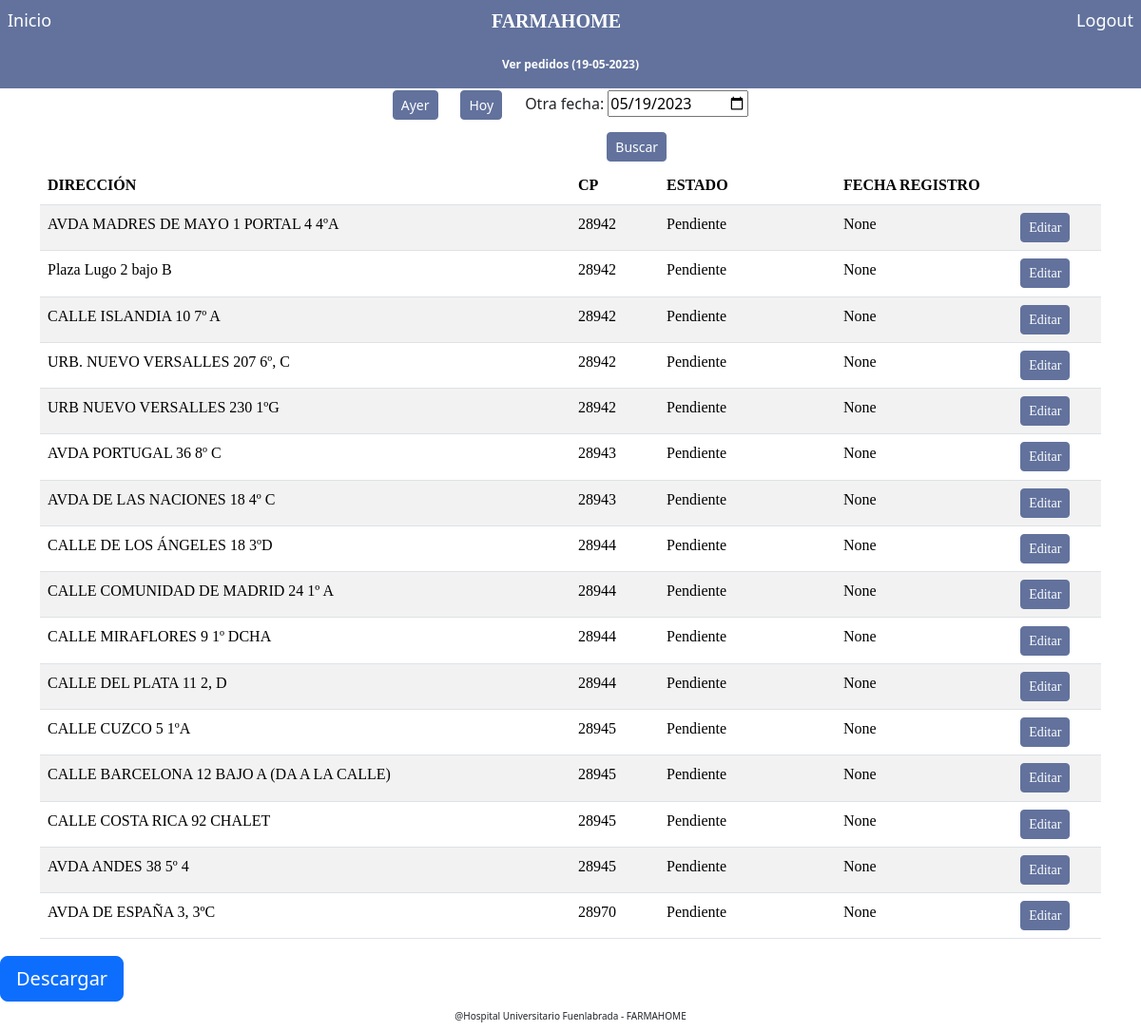
Page /ver_pedidos/hoy (signed in) on the earlier database version.
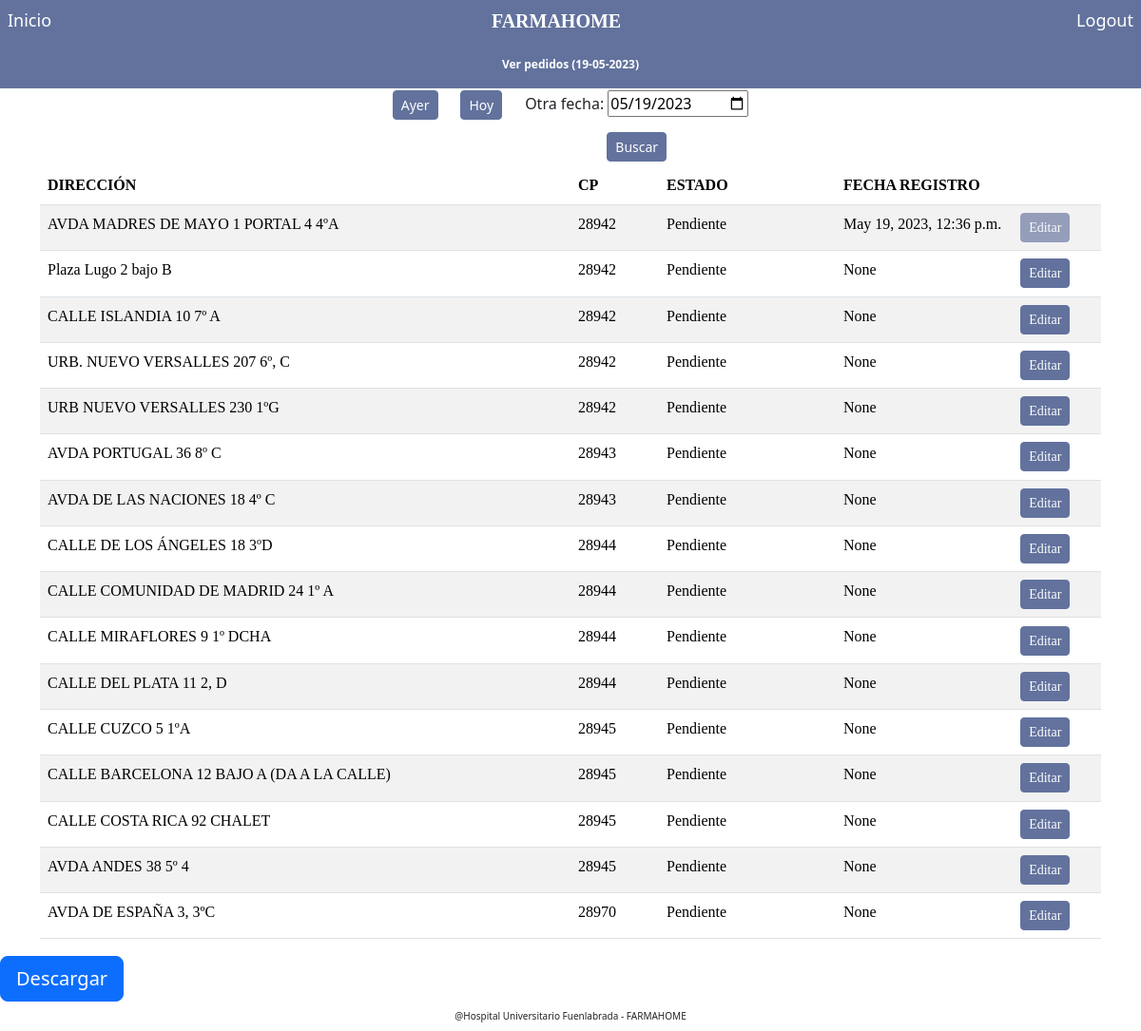
Same page on the later database version.
### FARMAHOME/models.py (models this page shows, shortened)
class DatoReparto(models.Model):
    fecha_cita = models.DateTimeField(('CITA'))
    codigo_postal = models.PositiveBigIntegerField(('CÓDIGO POSTAL'))
    direccion = models.CharField(('DIRECCIÓN'), max_length=200)
    nhc = models.CharField(('NHC'), max_length=10)
    movil = models.PositiveBigIntegerField(('MÓVIL'))
    agenda_cita = models.CharField(('AGENDA'), max_length=30, blank = True, null = True)
    estado_entrega = models.CharField(('ESTADO'), max_length=100, blank = True, null = True)
    DNI = models.CharField(('DNI'), max_length=9, blank = True, null = True)
    incidencias = models.CharField(('INCIDENCIAS'), max_length=200,  blank = True, null = True)
    fecha_registro = models.DateTimeField(blank=True, null=True)
    usuario_registro = models.CharField(('USUARIO'), max_length=100, blank = True, null = True)
    class Meta:
        permissions = (('can_download_data', 'Can download data.'),
                       ('can_upload_data','Can upload data.'),
                       ('can_register_data','Can register data.'),)

### FARMAHOME/views.py (the view)
# urls.py: path('ver_pedidos/<str:fecha>', views.ver_pedidos, name='ver_pedidos'),
@login_required
def ver_pedidos(request,fecha=timezone.now().date()):
    if request.method == 'POST':
        form = FormularioBusquedaEntregas(request.POST)
        if form.is_valid():
            fecha = request.POST.get('fecha', False)
            fecha_busqueda = datetime.strptime(fecha,'%Y-%m-%d').date()
    else:
        if fecha == 'hoy':
            fecha_busqueda = timezone.now().date()
        elif fecha == 'ayer': fecha_busqueda = timezone.now().date() - timedelta(days=1)
        else: fecha_busqueda = fecha
        form = FormularioBusquedaEntregas(initial={'fecha':fecha_busqueda})
    todos_pedidos = DatoReparto.objects.filter(fecha_cita__date=fecha_busqueda)
    context = {'todos_pedidos': todos_pedidos,
               'fecha_actual': timezone.now().date(),
               'fecha_busqueda':fecha_busqueda.strftime('%d-%m-%Y'),
               'form':form}
    return render(request, "FARMAHOME/ver_pedidos.html", context=context )

### FARMAHOME/forms.py
class FormularioBusquedaEntregas(forms.Form):
    class DateInput(forms.DateInput):
        input_type = 'date'
    fecha = forms.DateField(widget=DateInput,
                            label='Otra fecha',
                            initial=datetime.date.today())

### FARMAHOME/templates/FARMAHOME/ver_pedidos.html (shortened to what this page needs)
{% extends "FARMAHOME/basic.html" %}
{% block subtitle %}
Ver pedidos ({{ fecha_busqueda }})
{% endblock %}
{% block body %}
<div class="container">
    <div class="row justify-content-md-center">
        <div class="col-md-auto">
            <a class="btn btn-primary btn-sm" href="{% url 'FARMAHOME:ver_pedidos' 'ayer' %}">Ayer</a>
        </div>
        <div class="col-md-auto">
            <a class="btn btn-primary btn-sm" href="{% url 'FARMAHOME:ver_pedidos' 'hoy' %}">Hoy</a>
        </div>
        <div class="col-md-auto">
            <form action="" method='POST'>
                {{ form.as_p }}
                <button class="btn btn-primary btn-sm" type="submit"> Buscar </button>
            </form>
        </div>
    </div>
</div>
<div class="container">
    <table class="table table-striped">
      <thead>
        <tr>
            <th class="col-md-6">DIRECCIÓN</th>
            <th class="col-md-1">CP</th>
            <th class="col-md-2">ESTADO</th>
            <th class="col-md-2">FECHA REGISTRO</th>
            <th class="col-md-1"></th>
        </tr>
      </thead>
      <tbody>
        {% for results in todos_pedidos %}
            <tr>
                <td>{{ results.direccion }}</td>
                <td>{{ results.codigo_postal }}</td>
                <td>{{ results.estado_entrega }}</td>
                <td>{{ results.fecha_registro }}</td>
                {% if results.fecha_registro is null and results.fecha_cita.day == fecha_actual.day and results.fecha_cita.month == fecha_actual.month and results.fecha_cita.year == fecha_actual.year and perms.FARMAHOME.can_register_data %}
                    <td>
                        <div>
                            <a class="btn btn-primary btn-sm" href="{% url 'FARMAHOME:editar_pedido' results.id %}">Editar</a>
                        </div>
                    </td>
                {% else %}
                    <td>
                        <div>
                            <a class="btn btn-primary btn-sm disabled">Editar</a>
                        </div>
                    </td>
                {% endif %}
            </tr>
        {% endfor %}
      </tbody>
    </table>
</div>
</center>
<div class="col-md-4">
    <a class="btn btn-primary btn-lg btn-block" href="{% url 'FARMAHOME:exportar_excel' fecha_busqueda %}">Descargar</a>
</div>
{% endblock %}

Differences in the rows shown:
changed DatoReparto "AVDA MADRES DE MAYO 1 PORTAL 4 4ºA": fecha_registro "None" → "May 19, 2023, 12:36 p.m."
